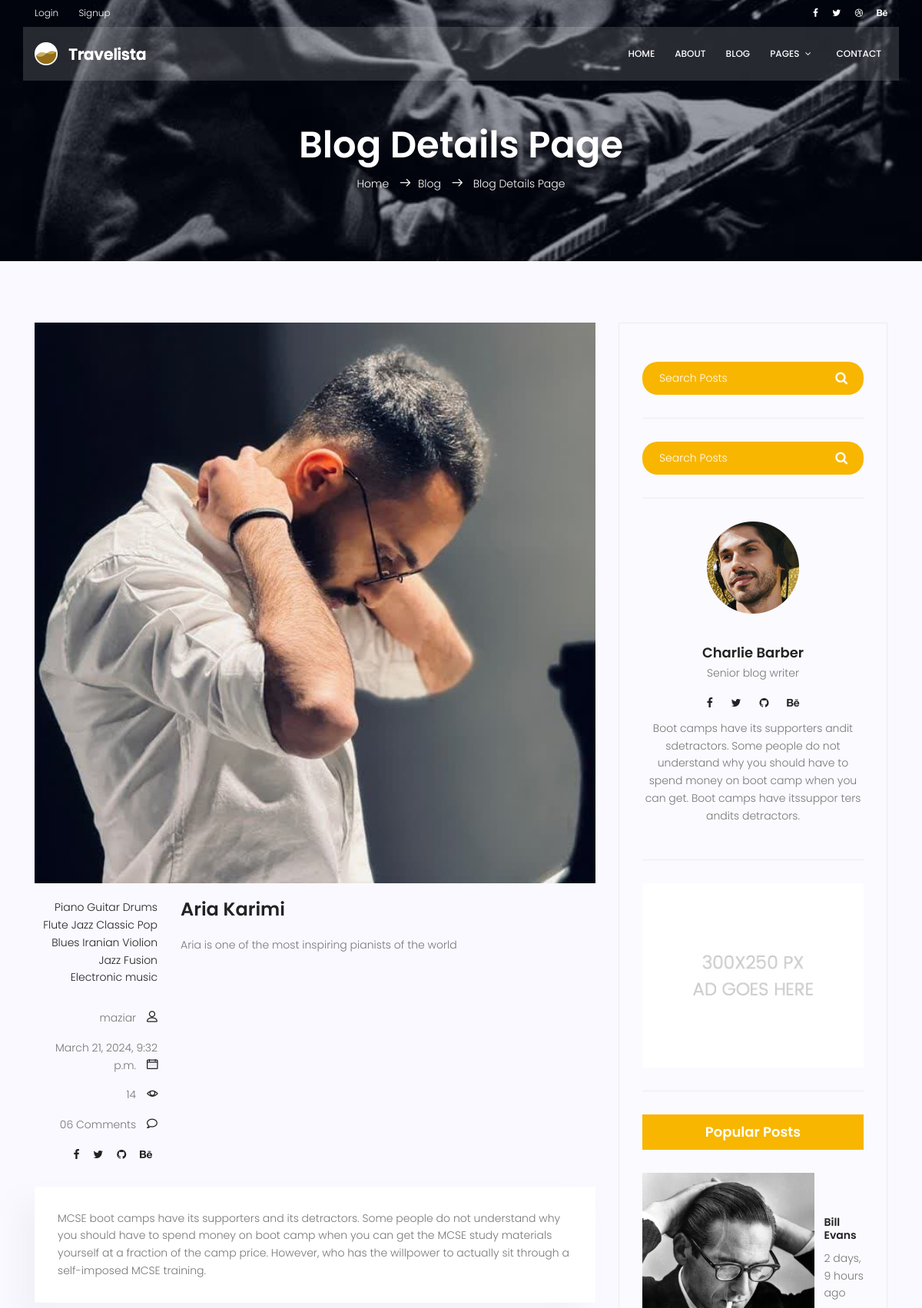
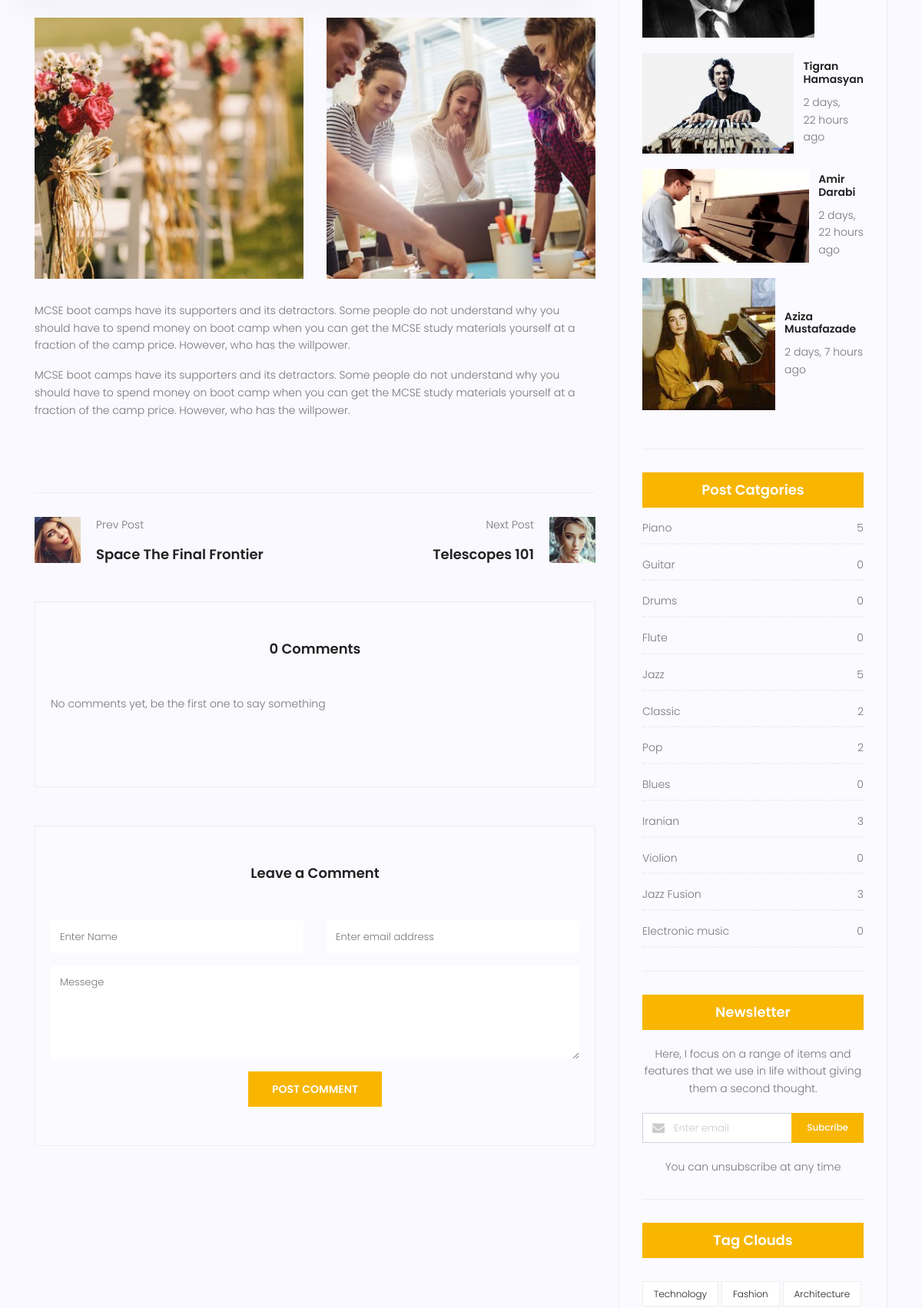
Page /blog/2 (upper part) on the committed database (2 pictures, top to bottom).
### blog/models.py (models this page shows, shortened)
class Post(models.Model):
  title = models.CharField(max_length=255)
  musician = models.ForeignKey(Musician, models.CASCADE)
  image = models.ImageField()
  content = models.TextField()
  published_date = models.DateTimeField(auto_now_add=True)
  updated_date = models.DateTimeField(auto_now=True)
  counted_views = models.IntegerField(default=1)
  category = models.ManyToManyField(Category)
  author = models.ForeignKey(User, on_delete=models.SET_NULL, null=True)
  approved = models.BooleanField(default=False)
  class Meta:
     ordering = ['published_date']

class Category(models.Model):
  name = models.CharField(max_length=255)
  def __str__(self):
    return self.name

### blog/views.py (the view, shortened to what this page needs)
# urls.py: path('<int:pid>', views.blog_single, name='single'),
def blog_single(request,pid):
  categories = Category.objects.all()
  post = Post.objects.get(pk=pid)
  tracks = Track.objects.filter(post=post.id)
  form = Comment_form()
  comments = Comment.objects.filter(post=post.id, approved=True)
  return render(request, 'blog/blog-single.html', {
      'post':post,
      'tracks':tracks,
      'categories':categories,
      'comments':comments,
      'form':form
    })

### blog/forms.py
class Comment_form(forms.ModelForm):
  class Meta:
    model = Comment
    fields = ['content','name','email','post']

### blog/templatetags/blog_tags.py (called while the page is built)
@register.inclusion_tag('blog/post-categories.html')
def post_categories():
  category_counts = Category.objects.annotate(
  post_count=Count('post'))
  cat_dict = {}
  for category in category_counts:
    category_name = category.name
    post_count = category.post_count
    cat_dict[category_name] = post_count
  return {
    'categories':cat_dict
  }

@register.inclusion_tag('blog/popular.html')
def popular_posts():
  posts = Post.objects.filter(approved=True).order_by('-counted_views')[:4]
  return {
    'posts':posts
  }

### templates/blog/blog-single.html (shortened to what this page needs)
{% extends 'base.html' %}
{% load static %}
{% load humanize %}
{% load blog_tags %}
{% block content %}
<section class="relative about-banner">
	<div class="overlay overlay-bg"></div>
	<div class="container">
		<div class="row d-flex align-items-center justify-content-center">
			<div class="about-content col-lg-12">
				<h1 class="text-white">
					Blog Details Page
				</h1>
				<p class="text-white link-nav"><a href="index.html">Home </a> <span class="lnr lnr-arrow-right"></span><a
						href="blog-home.html">Blog </a> <span class="lnr lnr-arrow-right"></span> <a href="blog-single.html"> Blog
						Details Page</a></p>
			</div>
		</div>
	</div>
</section>
<section class="post-content-area single-post-area">
	<div class="container">
		<div class="row">
			<div class="col-lg-8 posts-list">
				<div class="single-post row">
					<div class="col-lg-12">
						<div class="feature-img">
							<img class="img-fluid" src="{{post.image.url}}" alt="">
						</div>
					</div>
					<div class="col-lg-3  col-md-3 meta-details">
						<ul class="tags">
							{% for cat in categories %}
							<li><a href="{% url 'blog:category' cat_name=cat %}">{{cat}}</a></li>
							{% endfor %}
						</ul>
						<div class="user-details row">
							<p class="user-name col-lg-12 col-md-12 col-6"><a href="#">{{post.author.username}}</a> <span
									class="lnr lnr-user"></span></p>
							<p class="date col-lg-12 col-md-12 col-6"><a href="#">{{post.published_date}}</a> <span
									class="lnr lnr-calendar-full"></span></p>
							<p class="view col-lg-12 col-md-12 col-6"><a href="#">{{post.counted_views}}</a> <span
									class="lnr lnr-eye"></span></p>
							<p class="comments col-lg-12 col-md-12 col-6"><a href="#">06 Comments</a> <span
									class="lnr lnr-bubble"></span></p>
							<ul class="social-links col-lg-12 col-md-12 col-6">
								<li><a href="#"><i class="fa fa-facebook"></i></a></li>
								<li><a href="#"><i class="fa fa-twitter"></i></a></li>
								<li><a href="#"><i class="fa fa-github"></i></a></li>
								<li><a href="#"><i class="fa fa-behance"></i></a></li>
							</ul>
						</div>
					</div>
					<div class="col-lg-9 col-md-9">
						<h3 class="mt-20 mb-20">{{post.title}}</h3>
						<p class="excert">
							{{post.content}}
						</p>
					</div>
					<div class="col-lg-12">
						<div class="quotes">
							MCSE boot camps have its supporters and its detractors. Some people do not understand why you should have
							to spend money on boot camp when you can get the MCSE study materials yourself at a fraction of the camp
							price. However, who has the willpower to actually sit through a self-imposed MCSE training.
						</div>
						<div class="row mt-30 mb-30">
							<div class="col-6">
								<img class="img-fluid" src="{% static 'img/blog/post-img1.jpg' %}" alt="">
							</div>
							<div class="col-6">
								<img class="img-fluid" src="{% static 'img/blog/post-img2.jpg' %}" alt="">
							</div>
							<div class="col-lg-12 mt-30">
								<p>
									MCSE boot camps have its supporters and its detractors. Some people do not understand why you should
									have to spend money on boot camp when you can get the MCSE study materials yourself at a fraction of
									the camp price. However, who has the willpower.
								</p>
								<p>
									MCSE boot camps have its supporters and its detractors. Some people do not understand why you should
									have to spend money on boot camp when you can get the MCSE study materials yourself at a fraction of
									the camp price. However, who has the willpower.
								</p>
							</div>
						</div>
					</div>
				</div>
				<div class="navigation-area">
					<div class="row">
						<div class="col-lg-6 col-md-6 col-12 nav-left flex-row d-flex justify-content-start align-items-center">
							<div class="thumb">
								<a href="#"><img class="img-fluid" src="{% static 'img/blog/prev.jpg' %}" alt=""></a>
							</div>
							<div class="arrow">
								<a href="#"></a>
							</div>
							<div class="detials">
								<p>Prev Post</p>
								<a href="#">
									<h4>Space The Final Frontier</h4>
								</a>
							</div>
						</div>
						<div class="col-lg-6 col-md-6 col-12 nav-right flex-row d-flex justify-content-end align-items-center">
							<div class="detials">
								<p>Next Post</p>
								<a href="#">
									<h4>Telescopes 101</h4>
								</a>
							</div>
							<div class="arrow">
								<a href="#"></a>
							</div>
							<div class="thumb">
								<a href="#"><img class="img-fluid" src="{% static 'img/blog/next.jpg' %}" alt=""></a>
							</div>
						</div>
					</div>
				</div>
				<div class="comments-area">
					<h4>{{comments|length}} Comments</h4>
					<div class="comment-list">
						{% for comment in comments %}
						<div class="single-comment justify-content-between d-flex">
							<div class="user justify-content-between d-flex">
								<div class="thumb">
									<img src="{% static 'img/blog/c4.jpg' %}" alt="">
								</div>
								<div class="desc">
									<h5><a href="#">{{comment.name}}</a></h5>
									<p class="date">{{comment.created_date}}</p>
									<p class="comment">
										{{comment.content}}
									</p>
								</div>
							</div>
							<div class="reply-btn">
								<a href="" class="btn-reply text-uppercase">reply</a>
							</div>
						</div>
						{% empty %}
						<p>No comments yet, be the first one to say something</p>
						{% endfor %}
					</div>
				</div>
				<div class="comment-form">
					<h4>Leave a Comment</h4>
						<form action="{% url 'blog:single' pid=post.id %}", method="post">
						<div class="form-group form-inline">
							<div class="form-group col-lg-6 col-md-12 name">
								<input type="text" class="form-control" name="name" placeholder="Enter Name"
									onfocus="this.placeholder = ''" onblur="this.placeholder = 'Enter Name'">
							</div>
							<div class="form-group col-lg-6 col-md-12 email">
								<input type="email" class="form-control" name="email" placeholder="Enter email address"
									onfocus="this.placeholder = ''" onblur="this.placeholder = 'Enter email address'">
							</div>
						</div>
						<div class="form-group">
							<textarea class="form-control mb-10" rows="5" name="content" placeholder="Messege"
								onfocus="this.placeholder = ''" onblur="this.placeholder = 'Messege'" required=""></textarea>
						</div>
						<button type="submit" class="primary-btn text-uppercase">Post Comment</button>
					</form>
				</div>
			</div>
			<div class="col-lg-4 sidebar-widgets">
				<div class="widget-wrap">
					<div class="single-sidebar-widget search-widget">
						<form class="search-form" action="#">
							<input placeholder="Search Posts" name="search" type="text" onfocus="this.placeholder = ''"
								onblur="this.placeholder = 'Search Posts'">
							<button type="submit"><i class="fa fa-search"></i></button>
						</form>
					</div>
					{% include 'blog/search.html' %}
					{% include 'blog/writer.html' %}
					{% include 'blog/ads.html' %}
					{% popular_posts %}
					{% post_categories %}
					{% include 'blog/newsletter.html' %}
					<div class="single-sidebar-widget tag-cloud-widget">
						<h4 class="tagcloud-title">Tag Clouds</h4>
						<ul>
							<li><a href="#">Technology</a></li>
							<li><a href="#">Fashion</a></li>
							<li><a href="#">Architecture</a></li>
						</ul>
					</div>
				</div>
			</div>
		</div>
	</div>
</section>
{% endblock %}

### templates/blog/popular.html
{% load static %}
{% load blog_tags %}
{% load humanize %}
<div class="single-sidebar-widget popular-post-widget">
  <h4 class="popular-title">Popular Posts</h4>
  <div class="popular-post-list">
    {% for post in posts %}
    <div class="single-post-list d-flex flex-row align-items-center">
      <div class="thumb">
        <img class="img-fluid" src="{{post.image.url}}" alt="">
      </div>
      <div class="details">
        <a href="{% url 'blog:single' pid=post.id %}"><h6>{{post.title}}</h6></a>
        <p>{{post.published_date|naturaltime}}</p>
      </div>
    </div>
    {% endfor %}
  </div>
</div>

### templates/blog/post-categories.html
{% load static %}
<div class="single-sidebar-widget post-category-widget">
  <h4 class="category-title">Post Catgories</h4>
  <ul class="cat-list">
    {% for cat,value in categories.items %}
    <li>
      <a href="{% url 'blog:category' cat_name=cat %}" class="d-flex justify-content-between">
        <p>{{cat}}</p>
        <p>{{value}}</p>
      </a>
    </li>
    {% endfor %}
  </ul>
</div>

### rows in the picture
Post: image (picture), author.username "maziar", published_date "March 21, 2024, 9:32 p.m.", counted_views "14", title "Aria Karimi", content "Aria is one of the most inspiring pianists of the world"
Category: name "Piano", categories "Piano"
Category: name "Guitar", categories "Guitar"
Category: name "Drums", categories "Drums"
Category: name "Flute", categories "Flute"
Category: name "Jazz", categories "Jazz"
Category: name "Classic", categories "Classic"
Category: name "Pop", categories "Pop"
Category: name "Blues", categories "Blues"
Category: name "Iranian", categories "Iranian"
Category: name "Violion", categories "Violion"
Category: name "Jazz Fusion", categories "Jazz Fusion"
Category: name "Electronic music", categories "Electronic music"
Post: image (picture), title "Bill Evans", published_date "2 days, 9 hours ago"
Post: image (picture), title "Tigran Hamasyan", published_date "2 days, 22 hours ago"
Post: image (picture), title "Amir Darabi", published_date "2 days, 22 hours ago"
Post: image (picture), title "Aziza Mustafazade", published_date "2 days, 7 hours ago"

### other values in the picture
{{ comments|length }} "0"
{{ value }} "5" "0" "0" "0" "5" "2" "2" "0" "3" "0" "3" "0"
